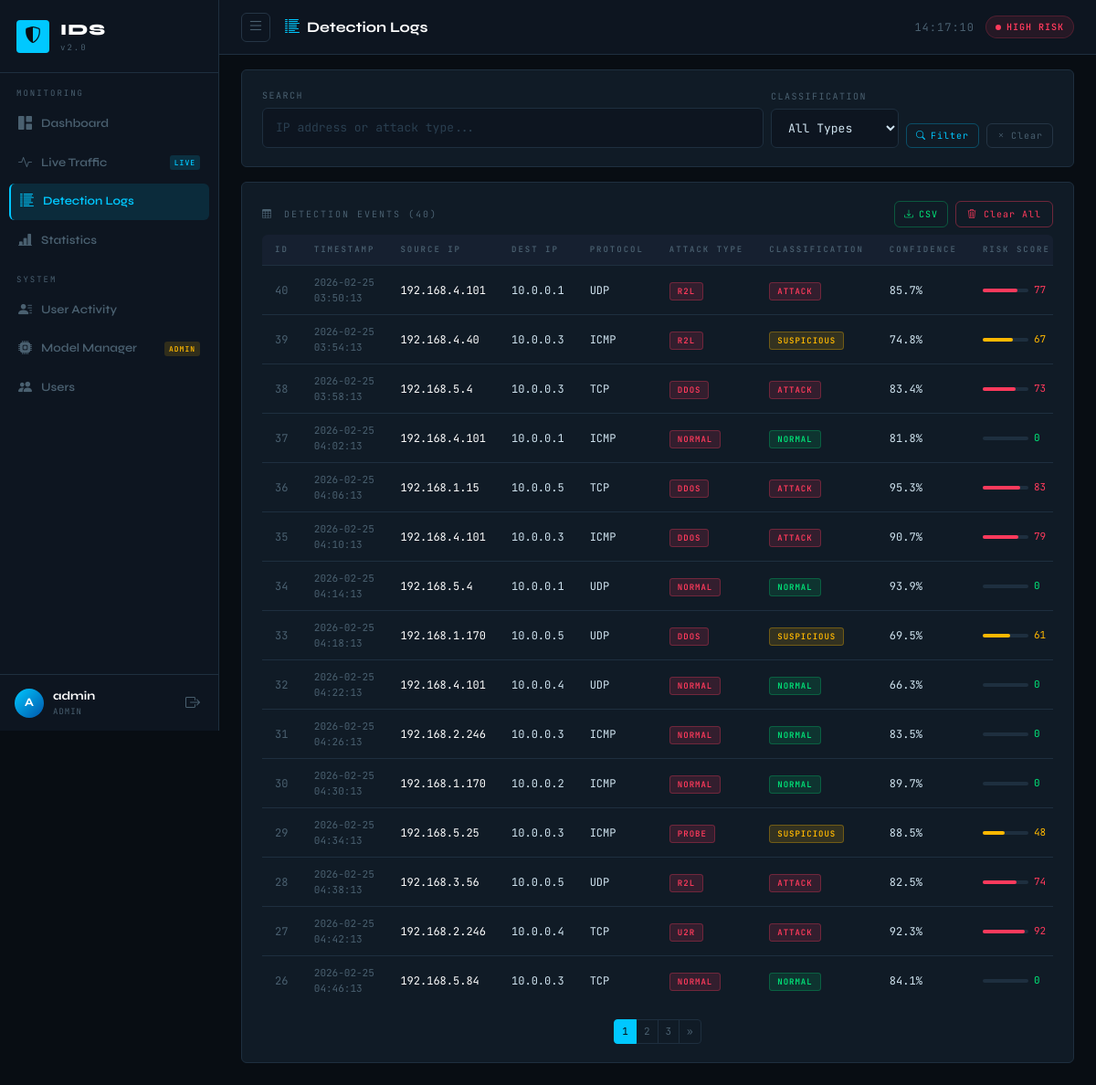
Screenshot of /logs (signed in) with the database file from the repository.
### database/models.py (models this page shows, shortened)
class User(UserMixin, db.Model):
    __tablename__ = "users"
    id            = db.Column(db.Integer, primary_key=True)
    username      = db.Column(db.String(64),  unique=True, nullable=False)
    email         = db.Column(db.String(120), unique=True, nullable=False)
    password_hash = db.Column(db.String(256), nullable=False)
    role          = db.Column(db.String(16),  default="user", nullable=False)  # admin / user
    is_active     = db.Column(db.Boolean, default=True)
    created_at    = db.Column(db.DateTime, default=datetime.utcnow)
    activity_logs  = db.relationship("UserActivity", backref="user",
                                     lazy="dynamic", cascade="all, delete-orphan")
    detection_logs = db.relationship("DetectionLog", backref="created_by_user",
                                     lazy="dynamic", foreign_keys="DetectionLog.user_id")
    def is_admin(self):
        return self.role == "admin"

class DetectionLog(db.Model):
    __tablename__  = "detection_logs"
    id             = db.Column(db.Integer, primary_key=True)
    timestamp      = db.Column(db.DateTime, default=datetime.utcnow, index=True)
    source_ip      = db.Column(db.String(45), nullable=False)
    dest_ip        = db.Column(db.String(45), nullable=False)
    source_port    = db.Column(db.Integer,    nullable=True)
    dest_port      = db.Column(db.Integer,    nullable=True)
    protocol       = db.Column(db.String(8),  nullable=True)
    attack_type    = db.Column(db.String(32), nullable=False, index=True)
    classification = db.Column(db.String(16), nullable=False)   # Normal/Suspicious/Attack
    risk_score     = db.Column(db.Integer, default=0)            # 0–100
    confidence     = db.Column(db.Float,   default=0.0)
    user_id        = db.Column(db.Integer, db.ForeignKey("users.id"), nullable=True)
    alert_sent     = db.Column(db.Boolean, default=False)

### app.py (the view)
@app.route("/logs")
@login_required
def detection_logs():
    page        = request.args.get("page", 1, type=int)
    search      = request.args.get("search", "").strip()
    filter_type = request.args.get("type", "")
    per_page    = 15
    query = DetectionLog.query
    if search:
        query = query.filter(
            (DetectionLog.source_ip.contains(search)) |
            (DetectionLog.dest_ip.contains(search))   |
            (DetectionLog.attack_type.contains(search))
        )
    if filter_type:
        query = query.filter(DetectionLog.classification == filter_type)
    pagination = (query.order_by(DetectionLog.id.desc())
                       .paginate(page=page, per_page=per_page, error_out=False))
    return render_template("logs.html",
        logs       = pagination.items,
        pagination = pagination,
        search     = search,
        filter_type= filter_type,
    )

### app.py (called while the page is built)
def create_app(config_name="default"):
    app = Flask(__name__)
    app.config.from_object(config[config_name])
    db.init_app(app)
    mail.init_app(app)
    csrf    = CSRFProtect(app)
    login_manager = LoginManager(app)
    login_manager.login_view     = "login"
    login_manager.login_message  = "Please log in to access this page."
    login_manager.login_message_category = "warning"
    @login_manager.user_loader
    def load_user(user_id):
        return User.query.get(int(user_id))
    @app.context_processor
    def inject_globals():
        return {"current_year": datetime.datetime.now().year,
                "app_version": "2.0"}
    return app, csrf

### templates/logs.html (shortened to what this page needs)
{% extends "base.html" %}
{% block page_title %}<i class="bi bi-list-columns-reverse me-2" style="color:var(--accent)"></i>Detection Logs{% endblock %}
{% block content %}
<div class="ids-card mb-3">
  <form method="GET" action="{{ url_for('detection_logs') }}" class="d-flex gap-2 flex-wrap align-items-end">
    <div style="flex:1;min-width:180px">
      <label class="ids-label">Search</label>
      <input type="text" name="search" class="ids-input" placeholder="IP address or attack type..."
             value="{{ search }}">
    </div>
    <div style="min-width:140px">
      <label class="ids-label">Classification</label>
      <select name="type" class="ids-input ids-select">
        <option value="">All Types</option>
      </select>
    </div>
    <button type="submit" class="btn-ids-sm" style="color:var(--accent);border-color:rgba(0,200,255,0.3)">
      <i class="bi bi-search"></i> Filter
    </button>
    <a href="{{ url_for('detection_logs') }}" class="btn-ids-sm">
      <i class="bi bi-x"></i> Clear
    </a>
  </form>
</div>
<div class="ids-card">
  <div class="card-header-ids">
    <span><i class="bi bi-table me-1"></i> DETECTION EVENTS ({{ pagination.total }})</span>
    <div class="d-flex gap-2">
      <a href="{{ url_for('download_logs') }}" class="btn-ids-sm" style="color:var(--accent3);border-color:rgba(0,232,122,0.3)">
        <i class="bi bi-download"></i> CSV
      </a>
      {% if current_user.is_admin() %}
      <form action="{{ url_for('clear_logs') }}" method="POST" onsubmit="return confirm('Clear ALL logs? This cannot be undone.')">
        <button type="submit" class="btn-ids-danger"><i class="bi bi-trash3"></i> Clear All</button>
      </form>
      {% endif %}
    </div>
  </div>
  <div class="ids-table-wrap">
    <table class="ids-table">
      <thead>
        <tr>
          <th>ID</th>
          <th>Timestamp</th>
          <th>Source IP</th>
          <th>Dest IP</th>
          <th>Protocol</th>
          <th>Attack Type</th>
          <th>Classification</th>
          <th>Confidence</th>
          <th>Risk Score</th>
        </tr>
      </thead>
      <tbody>
        {% for log in logs %}
        <tr>
          <td class="mono" style="color:var(--muted)">{{ log.id }}</td>
          <td class="mono" style="color:var(--muted);font-size:11px">{{ log.timestamp.strftime('%Y-%m-%d %H:%M:%S') if log.timestamp else '—' }}</td>
          <td class="mono" style="color:#fff">{{ log.source_ip }}</td>
          <td class="mono">{{ log.dest_ip }}</td>
          <td class="mono">{{ log.protocol or '—' }}</td>
          <td>
            <span class="badge-ids badge-attack" style="font-size:9px">{{ log.attack_type }}</span>
          </td>
          <td>
            <span class="badge-ids
              {% if log.classification == 'Attack' %}badge-attack
              {% elif log.classification == 'Suspicious' %}badge-suspicious
              {% else %}badge-normal{% endif %}">
              {{ log.classification }}
            </span>
          </td>
          <td class="mono">{{ "%.1f"|format(log.confidence * 100) }}%</td>
          <td>
            <div style="display:flex;align-items:center;gap:6px">
              <div style="width:50px;height:4px;background:var(--border);border-radius:2px">
                <div style="height:100%;width:{{ log.risk_score }}%;background:{% if log.risk_score >= 70 %}var(--accent2){% elif log.risk_score >= 40 %}var(--accent4){% else %}var(--accent3){% endif %};border-radius:2px"></div>
              </div>
              <span class="mono" style="font-size:11px;
                {% if log.risk_score >= 70 %}color:var(--accent2)
                {% elif log.risk_score >= 40 %}color:var(--accent4)
                {% else %}color:var(--accent3){% endif %}">
                {{ log.risk_score }}
              </span>
            </div>
          </td>
        </tr>
        {% endfor %}
      </tbody>
    </table>
  </div>
  {% if pagination.pages > 1 %}
  <div class="d-flex justify-content-center mt-3">
    <ul class="pagination pagination-sm mb-0">
      {% for p in pagination.iter_pages(left_edge=1, right_edge=1, left_current=2, right_current=2) %}
        {% if p %}
          <li class="page-item {% if p == pagination.page %}active{% endif %}">
            <a class="page-link" href="{{ url_for('detection_logs', page=p, search=search, type=filter_type) }}">{{ p }}</a>
          </li>
        {% else %}
          <li class="page-item disabled"><span class="page-link">…</span></li>
        {% endif %}
      {% endfor %}
      {% if pagination.has_next %}
      <li class="page-item">
        <a class="page-link" href="{{ url_for('detection_logs', page=pagination.next_num, search=search, type=filter_type) }}">&raquo;</a>
      </li>
      {% endif %}
    </ul>
  </div>
  {% endif %}
</div>
{% endblock %}

### templates/base.html (shortened to what this page needs)
<!DOCTYPE html>
<html lang="en" data-bs-theme="dark">
<head>
  <link rel="stylesheet" href="https://cdnjs.cloudflare.com/ajax/libs/bootstrap/5.3.2/css/bootstrap.min.css">
  <link rel="stylesheet" href="https://cdnjs.cloudflare.com/ajax/libs/bootstrap-icons/1.11.3/font/bootstrap-icons.min.css">
  <link rel="stylesheet" href="{{ url_for('static', filename='css/style.css') }}">
</head>
<body>
<aside class="sidebar" id="sidebar">
  <div class="sidebar-logo">
    <div class="logo-icon">
      <i class="bi bi-shield-shaded"></i>
    </div>
    <div>
      <div class="logo-text">IDS</div>
      <div class="logo-sub">v{{ app_version }}</div>
    </div>
  </div>
  <nav class="sidebar-nav">
    <div class="nav-section-label">MONITORING</div>
    <a href="{{ url_for('dashboard') }}"
       class="nav-link {% if request.endpoint == 'dashboard' %}active{% endif %}">
      <i class="bi bi-grid-1x2-fill"></i> <span>Dashboard</span>
    </a>
    <a href="{{ url_for('live_traffic') }}"
       class="nav-link {% if request.endpoint == 'live_traffic' %}active{% endif %}">
      <i class="bi bi-activity"></i> <span>Live Traffic</span>
      <span class="nav-badge" id="liveBadge">LIVE</span>
    </a>
    <a href="{{ url_for('detection_logs') }}"
       class="nav-link {% if request.endpoint == 'detection_logs' %}active{% endif %}">
      <i class="bi bi-list-columns-reverse"></i> <span>Detection Logs</span>
    </a>
    <a href="{{ url_for('statistics') }}"
       class="nav-link {% if request.endpoint == 'statistics' %}active{% endif %}">
      <i class="bi bi-bar-chart-line-fill"></i> <span>Statistics</span>
    </a>
    <div class="nav-section-label mt-3">SYSTEM</div>
    <a href="{{ url_for('user_activity') }}"
       class="nav-link {% if request.endpoint == 'user_activity' %}active{% endif %}">
      <i class="bi bi-person-lines-fill"></i> <span>User Activity</span>
    </a>
    {% if current_user.is_admin() %}
    <a href="{{ url_for('model_management') }}"
       class="nav-link {% if request.endpoint == 'model_management' %}active{% endif %}">
      <i class="bi bi-cpu-fill"></i> <span>Model Manager</span>
      <span class="nav-badge admin-badge">ADMIN</span>
    </a>
    <a href="{{ url_for('users_list') }}"
       class="nav-link {% if request.endpoint == 'users_list' %}active{% endif %}">
      <i class="bi bi-people-fill"></i> <span>Users</span>
    </a>
    {% endif %}
  </nav>
  <div class="sidebar-user">
    <div class="user-avatar">{{ current_user.username[0].upper() }}</div>
    <div class="user-info">
      <div class="user-name">{{ current_user.username }}</div>
      <div class="user-role">{{ current_user.role.upper() }}</div>
    </div>
    <a href="{{ url_for('logout') }}" class="logout-btn" title="Logout">
      <i class="bi bi-box-arrow-right"></i>
    </a>
  </div>
</aside>
<main class="main-content" id="mainContent">
  <header class="topbar">
    <button class="sidebar-toggle" onclick="toggleSidebar()">
      <i class="bi bi-list"></i>
    </button>
    <div class="topbar-title">{% block page_title %}Dashboard{% endblock %}</div>
    <div class="topbar-right">
      <div class="system-clock" id="sysClock">--:--:--</div>
      <div class="risk-pill" id="topRiskPill">
      </div>
    </div>
  </header>
  <div class="container-fluid px-4 pt-3">
  </div>
  <div class="container-fluid px-4 pb-4">
    {% block content %}{% endblock %}
  </div>
</main>
</body>
</html>

### rows the page displays
User: username "A", username "admin", role "ADMIN"
DetectionLog: id "40", timestamp "2026-02-25 03:50:13", source_ip "192.168.4.101", dest_ip "10.0.0.1", protocol "UDP", attack_type "R2L", classification "ATTACK", log.confidence*100 "85.7", risk_score "77"
DetectionLog: id "39", timestamp "2026-02-25 03:54:13", source_ip "192.168.4.40", dest_ip "10.0.0.3", protocol "ICMP", attack_type "R2L", classification "SUSPICIOUS", log.confidence*100 "74.8", risk_score "67"
DetectionLog: id "38", timestamp "2026-02-25 03:58:13", source_ip "192.168.5.4", dest_ip "10.0.0.3", protocol "TCP", attack_type "DDOS", classification "ATTACK", log.confidence*100 "83.4", risk_score "73"
DetectionLog: id "37", timestamp "2026-02-25 04:02:13", source_ip "192.168.4.101", dest_ip "10.0.0.1", protocol "ICMP", attack_type "NORMAL", classification "NORMAL", log.confidence*100 "81.8", risk_score "0"
DetectionLog: id "36", timestamp "2026-02-25 04:06:13", source_ip "192.168.1.15", dest_ip "10.0.0.5", protocol "TCP", attack_type "DDOS", classification "ATTACK", log.confidence*100 "95.3", risk_score "83"
DetectionLog: id "35", timestamp "2026-02-25 04:10:13", source_ip "192.168.4.101", dest_ip "10.0.0.3", protocol "ICMP", attack_type "DDOS", classification "ATTACK", log.confidence*100 "90.7", risk_score "79"
DetectionLog: id "34", timestamp "2026-02-25 04:14:13", source_ip "192.168.5.4", dest_ip "10.0.0.1", protocol "UDP", attack_type "NORMAL", classification "NORMAL", log.confidence*100 "93.9", risk_score "0"
DetectionLog: id "33", timestamp "2026-02-25 04:18:13", source_ip "192.168.1.170", dest_ip "10.0.0.5", protocol "UDP", attack_type "DDOS", classification "SUSPICIOUS", log.confidence*100 "69.5", risk_score "61"
DetectionLog: id "32", timestamp "2026-02-25 04:22:13", source_ip "192.168.4.101", dest_ip "10.0.0.4", protocol "UDP", attack_type "NORMAL", classification "NORMAL", log.confidence*100 "66.3", risk_score "0"
DetectionLog: id "31", timestamp "2026-02-25 04:26:13", source_ip "192.168.2.246", dest_ip "10.0.0.3", protocol "ICMP", attack_type "NORMAL", classification "NORMAL", log.confidence*100 "83.5", risk_score "0"
DetectionLog: id "30", timestamp "2026-02-25 04:30:13", source_ip "192.168.1.170", dest_ip "10.0.0.2", protocol "ICMP", attack_type "NORMAL", classification "NORMAL", log.confidence*100 "89.7", risk_score "0"
DetectionLog: id "29", timestamp "2026-02-25 04:34:13", source_ip "192.168.5.25", dest_ip "10.0.0.3", protocol "ICMP", attack_type "PROBE", classification "SUSPICIOUS", log.confidence*100 "88.5", risk_score "48"
DetectionLog: id "28", timestamp "2026-02-25 04:38:13", source_ip "192.168.3.56", dest_ip "10.0.0.5", protocol "UDP", attack_type "R2L", classification "ATTACK", log.confidence*100 "82.5", risk_score "74"
DetectionLog: id "27", timestamp "2026-02-25 04:42:13", source_ip "192.168.2.246", dest_ip "10.0.0.4", protocol "TCP", attack_type "U2R", classification "ATTACK", log.confidence*100 "92.3", risk_score "92"
DetectionLog: id "26", timestamp "2026-02-25 04:46:13", source_ip "192.168.5.84", dest_ip "10.0.0.3", protocol "TCP", attack_type "NORMAL", classification "NORMAL", log.confidence*100 "84.1", risk_score "0"

### other values shown
{{ app_version }} "2.0"
{{ pagination.total }} "40"
{{ p }} "1" "2" "3"
